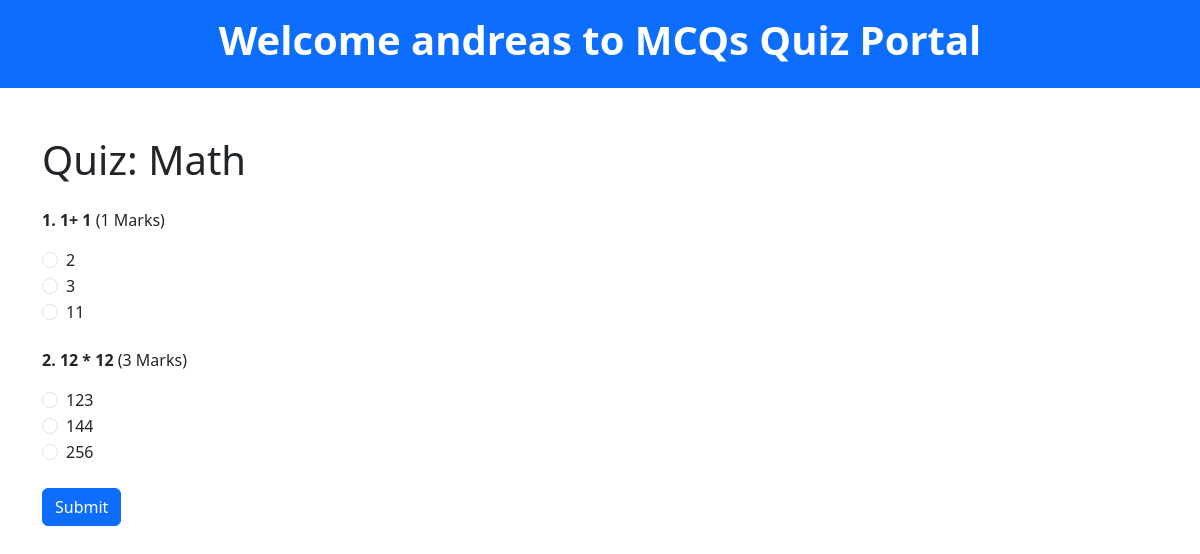
The app's page /quiz/1/ (signed in) with its own data.
### quiz/models.py (models this page shows, shortened)
class Category(models.Model):
    name = models.CharField(max_length=100)
    total_marks = models.PositiveIntegerField(default=0)

class Question(models.Model):
    category = models.ForeignKey(Category, on_delete=models.CASCADE, related_name='questions')
    question_text = models.TextField()
    marks = models.PositiveIntegerField(default=1)

class Answer(models.Model):
    question = models.ForeignKey(Question, on_delete=models.CASCADE, related_name='answers')
    answer_text = models.CharField(max_length=200)
    is_correct = models.BooleanField(default=False)

### quiz/views.py (the view)
# urls.py: path('', include('quiz.urls')),
def quiz(request, category_id):
    category = Category.objects.get(id=category_id)
    questions = category.questions.all()
    return render(request, 'quiz/quiz.html', {'category': category, 'questions': questions})

### quiz/templates/quiz/quiz.html (shortened to what this page needs)
<!DOCTYPE html>
<html lang="en">
<head>
    <link href="https://cdn.jsdelivr.net/npm/bootstrap@5.3.3/dist/css/bootstrap.min.css" rel="stylesheet">
</head>
<body>
        <header class="bg-primary text-white text-center py-3">
            <h1 class="fw-bold">Welcome {{user}} to MCQs Quiz Portal</h1>
        </header>
    <div class="container mt-5">
        <h1 class="mb-4">Quiz: {{ category.name }}</h1>
        <form method="post" action="{% url 'submit_quiz' category.id %}">
            {% for question in questions %}
            <div class="mb-4">
                <p><strong>{{ forloop.counter }}. {{ question.question_text }}</strong> ({{ question.marks }} Marks)</p>
                {% for answer in question.answers.all %}
                <div class="form-check">
                    <input type="radio" class="form-check-input" name="question_{{ question.id }}" value="{{ answer.id }}" id="answer_{{ answer.id }}">
                    <label class="form-check-label" for="answer_{{ answer.id }}">{{ answer.answer_text }}</label>
                </div>
                {% endfor %}
            </div>
            {% endfor %}
            <button type="submit" class="btn btn-primary">Submit</button>
        </form>
    </div>
</body>
</html>

### records on screen
Category: name "Math"
Question: question_text "1+ 1", marks "1"
Answer: answer_text "2"
Answer: answer_text "3"
Answer: answer_text "11"
Question: question_text "12 * 12", marks "3"
Answer: answer_text "123"
Answer: answer_text "144"
Answer: answer_text "256"

### other values on screen
{{ user }} "andreas"
